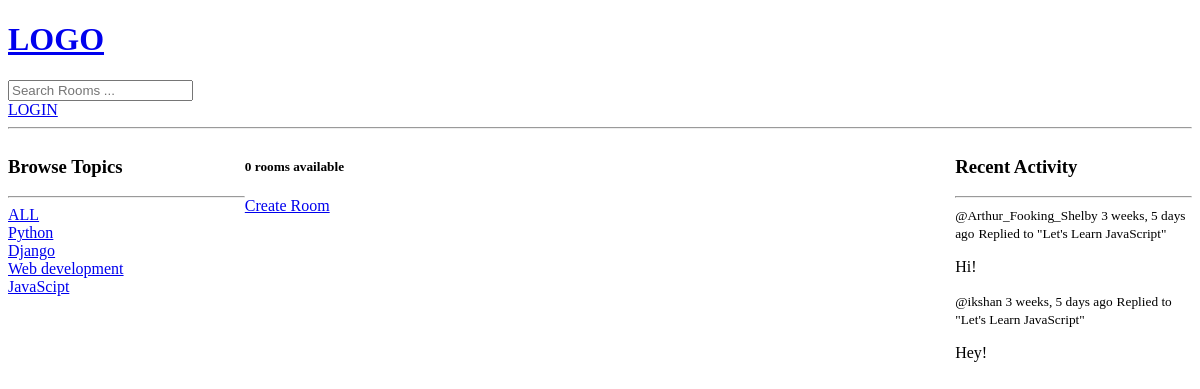
/?q=Python, run on an earlier commit of the app's database.
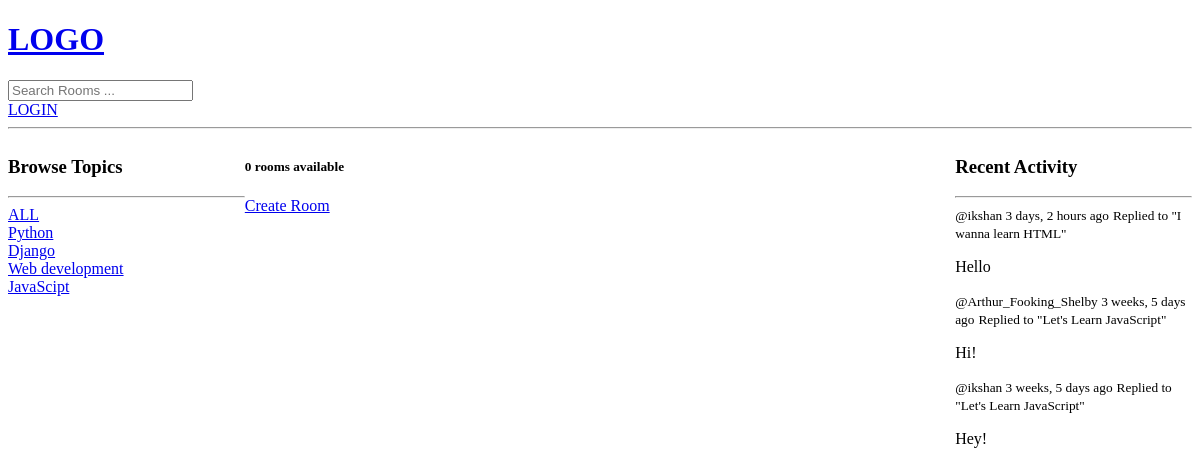
And on a later commit of the database.
### base/models.py (models this page shows, shortened)
class Topic(models.Model):
    name = models.CharField(max_length=200)

class Message(models.Model): #the chatbot messages model
    user = models.ForeignKey(User, on_delete=models.CASCADE)
    room =  models.ForeignKey(Room, on_delete=models.CASCADE) #this establishes a relationship between the parent model i.e the room and a child model which in this case is the message model, and ondelete we are cascading it i.e deleting all the messages if a room is deleted
    body = models.TextField()
    updated = models.DateTimeField(auto_now=True)
    created = models.DateTimeField(auto_now_add=True)
    class Meta:
        ordering = ['-updated','-created']
    def __str__(self):
        return self.body[0:50]

class Room(models.Model):
    host = models.ForeignKey(User, on_delete=models.SET_NULL, null=TRUE)
    topic = models.ForeignKey(Topic, on_delete=models.SET_NULL, null=TRUE)# A room can have only one topic
    name=models.CharField(max_length=200)
    description=models.TextField(null=True, blank = True) #black =true means that if we make it a form then this feild can still be empty and not give any error
    participants =  models.ManyToManyField(User, related_name='participants', blank=True) #we are creating a many to many field
    updated= models.DateTimeField(auto_now=True) # auto now = true takes a snapshot everytime we save
    created = models.DateTimeField(auto_now_add=True)# auto now add= true takes only the snapshot at the first instance and after that even if we save again, it wont take another snapshot
    class Meta:
        ordering = ['-updated','-created'] #we do this to make sure that when we opst anything using the room_frm, the newst thingy comes at the top
    def __str__(self):
        return self.name

### base/views.py (the view)
# urls.py: path('',views.home,name="home"),
def home(request):
    q=request.GET.get('q') if request.GET.get('q')!= None else '' #this line is respoonsible to get the room name based on the query that is searched ..... and .filter() function loads the data only what is specified in its arguments
    rooms=Room.objects.filter(Q(topic__name__icontains=q) |
    Q(name__icontains=q) |
    Q(description__icontains=q)
    )
    topics = Topic.objects.all() #loading all the topics in this topic variable
    room_count = rooms.count()
    room_messages = Message.objects.all() #loads all the messages that have been present in the message model
    context={'rooms':rooms, 'topics':topics, 'room_count':room_count,'room_messages':room_messages}
    return render(request,'base/home.html',context)

### base/templates/base/home.html (shortened to what this page needs)
{% extends 'main.html' %}
{% block content %}
<div class="home-container">
    <div>
        <h3>Browse Topics</h3>
        <hr>
        <a href="{% url 'home'  %}">ALL</a>
        {% for topic in topics %}
            <div>
                 <a href="{% url 'home'  %}?q={{topic.name}}">{{topic.name}}</a>
            </div>
        {% endfor %}
    </div>
    <div>
        <h5>{{room_count}} rooms available</h5>
        <a href="{% url 'create-room' %}">Create Room</a>
    </div>
    <div>
        <h3>Recent Activity</h3>
        <hr>
        {% for message in room_messages %}
            <div>
                <small>@{{message.user}}  {{message.created|timesince}} ago</small>
                <small>Replied to "{{message.room}}"</small>
                <p>{{message}}</p>
            </div>
        {% endfor %}
    </div>
</div>
{% endblock content %}

What changed in the data, as far as the page shows it:
added Message: user "ikshan", created "3 days, 2 hours", room "I wanna learn HTML", body "Hello"
